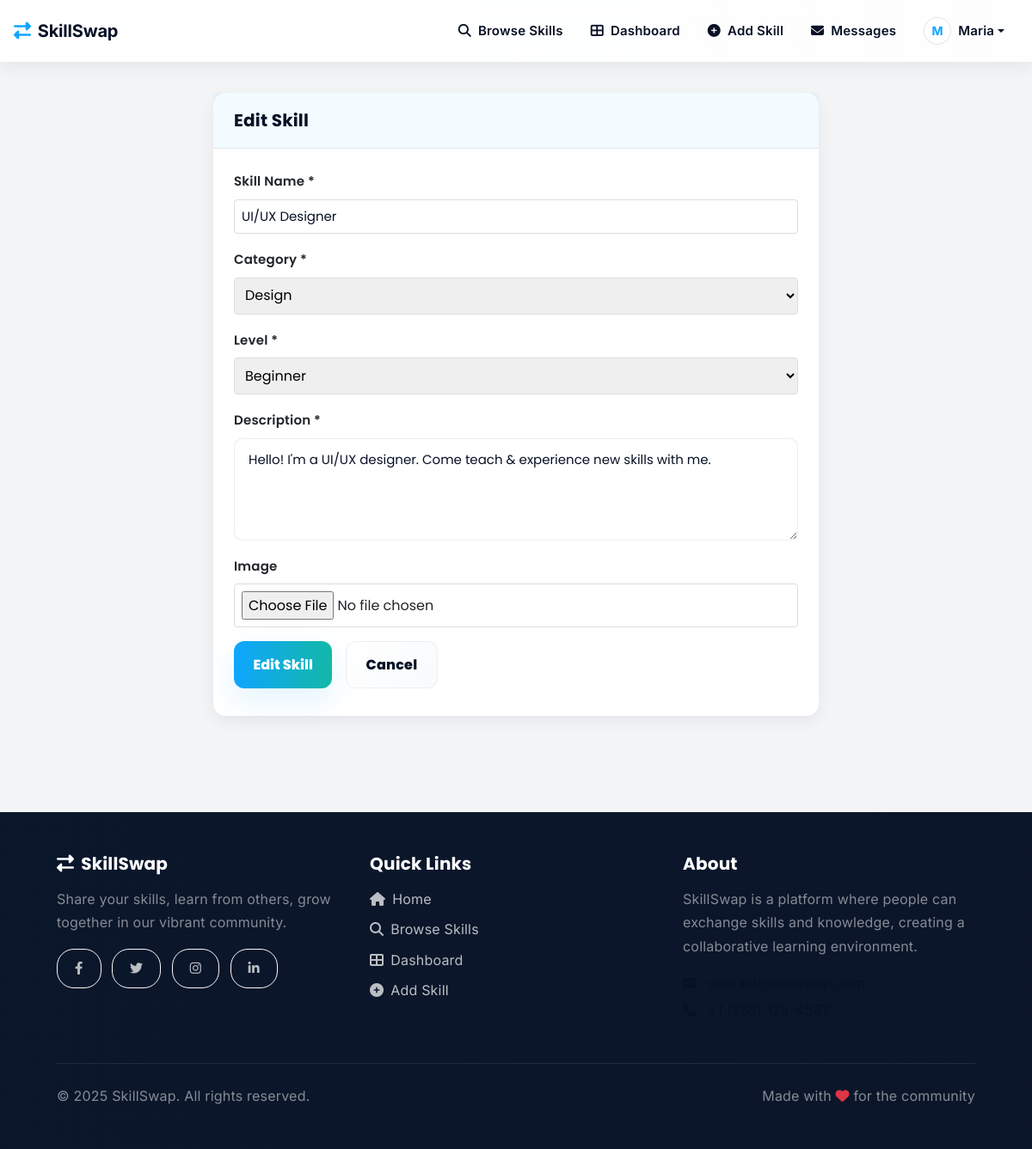
/skill/4/edit/ (signed in), run on the app's committed database.
### skillswap/models.py (models this page shows, shortened)
class Skill(models.Model):
    LEVEL_CHOICES = [
        ('beginner', 'Beginner'),
        ('intermediate', 'Intermediate'),
        ('advanced', 'Advanced'),
        ('expert', 'Expert'),
    ]
    CATEGORY_CHOICES = [
        ('programming', 'Programming'),
        ('languages', 'Languages'),
        ('design', 'Design'),
        ('business', 'Business'),
        ('music', 'Music'),
        ('sports', 'Sports'),
        ('cooking', 'Cooking'),
        ('art', 'Art'),
        ('fitness', 'Fitness'),
        ('other', 'Other'),
    ]
    owner = models.ForeignKey(UserProfile, on_delete=models.CASCADE, related_name='skills')
    name = models.CharField(max_length=100)
    description = models.TextField()
    category = models.CharField(max_length=50, choices=CATEGORY_CHOICES)
    level = models.CharField(max_length=20, choices=LEVEL_CHOICES)
    image = models.ImageField(upload_to='skill_images/', blank=True, null=True)
    created_at = models.DateTimeField(auto_now_add=True)
    updated_at = models.DateTimeField(auto_now=True)
    class Meta:
        ordering = ['-created_at']

### skillswap/views.py (the view)
# urls.py: path('skill/<int:pk>/edit/', views.skill_edit, name='skill_edit'),
@login_required
def skill_edit(request, pk):
    profile, created = UserProfile.objects.get_or_create(user=request.user)
    skill = get_object_or_404(Skill, pk=pk, owner=profile)
    if request.method == 'POST':
        form = SkillForm(request.POST, request.FILES, instance=skill)
        if form.is_valid():
            form.save()
            messages.success(request, 'Skill updated successfully!')
            return redirect('dashboard')
    else:
        form = SkillForm(instance=skill)
    return render(request, 'skillswap/skill_form.html', {'form': form, 'action': 'Edit'})

### skillswap/forms.py
class SkillForm(forms.ModelForm):
    class Meta:
        model = Skill
        fields = ('name', 'description', 'category', 'level', 'image')
        widgets = {
            'name': forms.TextInput(attrs={'placeholder': 'Skill name', 'class': 'form-control'}),
            'description': forms.Textarea(attrs={'rows': 4, 'placeholder': 'Describe your skill...', 'class': 'form-control'}),
        }

### skillswap/templates/skillswap/skill_form.html (shortened to what this page needs)
{% extends 'base.html' %}
{% block content %}
<div class="navbar-padding"></div>
<div class="container content-container">
    <div class="row justify-content-center">
        <div class="col-md-8">
            <div class="card">
                <div class="card-header">
                    <h3 class="mb-0">{{ action }} Skill</h3>
                </div>
                <div class="card-body p-4">
                    <form method="post" enctype="multipart/form-data">
                        <div class="mb-3">
                            <label for="{{ form.name.id_for_label }}" class="form-label">Skill Name *</label>
                            {{ form.name }}
                        </div>
                        <div class="mb-3">
                            <label for="{{ form.category.id_for_label }}" class="form-label">Category *</label>
                            {{ form.category }}
                        </div>
                        <div class="mb-3">
                            <label for="{{ form.level.id_for_label }}" class="form-label">Level *</label>
                            {{ form.level }}
                        </div>
                        <div class="mb-3">
                            <label for="{{ form.description.id_for_label }}" class="form-label">Description *</label>
                            {{ form.description }}
                        </div>
                        <div class="mb-3">
                            <label for="{{ form.image.id_for_label }}" class="form-label">Image</label>
                            {{ form.image }}
                        </div>
                        <div class="d-flex gap-2">
                            <button type="submit" class="btn btn-primary btn-lg">{{ action }} Skill</button>
                            <a href="{% url 'dashboard' %}" class="btn btn-secondary btn-lg">Cancel</a>
                        </div>
                    </form>
                </div>
            </div>
        </div>
    </div>
</div>
{% endblock %}

### skillswap/templates/base.html (shortened to what this page needs)
<!DOCTYPE html>
<html lang="en">
<head>
    <link rel="stylesheet" href="https://cdn.jsdelivr.net/npm/bootstrap@5.3.0/dist/css/bootstrap.min.css">
    <link rel="stylesheet" href="https://cdnjs.cloudflare.com/ajax/libs/font-awesome/6.4.0/css/all.min.css">
    {% load static %}
    <link rel="stylesheet" href="{% static 'css/modern-style.css' %}">
</head>
<body>
    <nav class="navbar navbar-expand-lg fixed-top" style="z-index: 1030;">
        <div class="container-fluid px-3">
            <a class="navbar-brand d-flex align-items-center" href="{% url 'index' %}">
                <i class="fas fa-exchange-alt me-2"></i>
                <span class="fw-bold">SkillSwap</span>
            </a>
            <div class="collapse navbar-collapse" id="navbarNav">
                <ul class="navbar-nav ms-auto align-items-center">
                    <li class="nav-item">
                        <a class="nav-link px-3" href="{% url 'browse_skills' %}">
                            <i class="fas fa-search me-1"></i>
                            <span class="d-none d-sm-inline">Browse Skills</span>
                        </a>
                    </li>
                    {% if user.is_authenticated %}
                        <li class="nav-item">
                            <a class="nav-link px-3" href="{% url 'dashboard' %}">
                                <i class="fas fa-th-large me-1"></i>
                                <span class="d-none d-sm-inline">Dashboard</span>
                            </a>
                        </li>
                        <li class="nav-item">
                            <a class="nav-link px-3" href="{% url 'skill_create' %}">
                                <i class="fas fa-plus-circle me-1"></i>
                                <span class="d-none d-sm-inline">Add Skill</span>
                            </a>
                        </li>
                        <li class="nav-item">
                            <a class="nav-link px-3 position-relative" href="{% url 'messages_list' %}">
                                <i class="fas fa-envelope me-1"></i>
                                <span class="d-none d-sm-inline">Messages</span>
                            </a>
                        </li>
                        <li class="nav-item dropdown">
                            <a class="nav-link dropdown-toggle d-flex align-items-center px-3" href="#" id="userDropdown" role="button" data-bs-toggle="dropdown" aria-expanded="false">
                                <div class="user-avatar me-2">
                                    {{ user.username|first|upper }}
                                </div>
                                <span class="d-none d-lg-inline">{{ user.username }}</span>
                            </a>
                        </li>
                    {% endif %}
                </ul>
            </div>
        </div>
    </nav>
    {% block content %}{% endblock %}
    <footer class="footer">
        <div class="container">
            <div class="row">
                <div class="col-md-4 mb-4">
                    <h5><i class="fas fa-exchange-alt me-2"></i>SkillSwap</h5>
                    <p class="text-white-50">Share your skills, learn from others, grow together in our vibrant community.</p>
                    <div class="mt-3">
                        <a href="#" class="btn btn-sm btn-outline-light me-2 mb-2" style="border-radius: 20px;">
                            <i class="fab fa-facebook-f"></i>
                        </a>
                        <a href="#" class="btn btn-sm btn-outline-light me-2 mb-2" style="border-radius: 20px;">
                            <i class="fab fa-twitter"></i>
                        </a>
                        <a href="#" class="btn btn-sm btn-outline-light me-2 mb-2" style="border-radius: 20px;">
                            <i class="fab fa-instagram"></i>
                        </a>
                        <a href="#" class="btn btn-sm btn-outline-light mb-2" style="border-radius: 20px;">
                            <i class="fab fa-linkedin-in"></i>
                        </a>
                    </div>
                </div>
                <div class="col-md-4 mb-4">
                    <h5>Quick Links</h5>
                    <ul class="list-unstyled">
                        <li class="mb-2"><a href="{% url 'index' %}"><i class="fas fa-home me-2"></i>Home</a></li>
                        <li class="mb-2"><a href="{% url 'browse_skills' %}"><i class="fas fa-search me-2"></i>Browse Skills</a></li>
                        {% if user.is_authenticated %}
                            <li class="mb-2"><a href="{% url 'dashboard' %}"><i class="fas fa-th-large me-2"></i>Dashboard</a></li>
                            <li class="mb-2"><a href="{% url 'skill_create' %}"><i class="fas fa-plus-circle me-2"></i>Add Skill</a></li>
                        {% else %}
                            <li class="mb-2"><a href="{% url 'login' %}"><i class="fas fa-sign-in-alt me-2"></i>Login</a></li>
                            <li class="mb-2"><a href="{% url 'register' %}"><i class="fas fa-user-plus me-2"></i>Register</a></li>
                        {% endif %}
                    </ul>
                </div>
                <div class="col-md-4 mb-4">
                    <h5>About</h5>
                    <p class="text-white-50">SkillSwap is a platform where people can exchange skills and knowledge, creating a collaborative learning environment.</p>
                    <div class="mt-3">
                        <p class="mb-1"><i class="fas fa-envelope me-2"></i> contact@skillswap.com</p>
                        <p class="mb-0"><i class="fas fa-phone me-2"></i> +1 (555) 123-4567</p>
                    </div>
                </div>
            </div>
            <hr class="my-4" style="opacity: 0.1;">
            <div class="row">
                <div class="col-md-6 text-center text-md-start">
                    <p class="text-white-50 mb-0">&copy; 2025 SkillSwap. All rights reserved.</p>
                </div>
                <div class="col-md-6 text-center text-md-end">
                    <p class="text-white-50 mb-0">Made with <i class="fas fa-heart text-danger"></i> for the community</p>
                </div>
            </div>
        </div>
    </footer>
</body>
</html>

### skillswap/templates/skillswap/skill_form.html (style rules this page uses)
input[type="text"], input[type="file"], select { width: 100%; padding: 0.5rem; border: 1px solid #ddd; border-radius: 0.25rem; }
textarea { width: 100%; padding: 0.5rem; border: 1px solid #ddd; border-radius: 0.25rem; font-family: inherit; }

### data on the page
Skill: name "UI/UX Designer", category "Design", level "Beginner", description "Hello! I'm a UI/UX designer. Come teach & experience new skills with me."

### other printed values
{{ user.username|first|upper }} "M"
{{ user.username }} "Maria"
{{ action }} "Edit"
